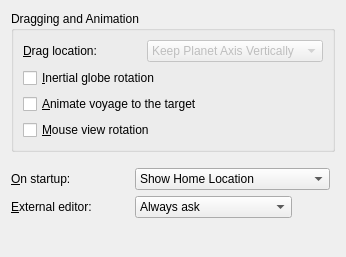
<?xml version="1.0" encoding="UTF-8"?>
<ui version="4.0">
 <class>MarbleNavigationSettingsWidget</class>
 <widget class="QWidget" name="MarbleNavigationSettingsWidget">
  <property name="geometry">
   <rect>
    <x>0</x>
    <y>0</y>
    <width>333</width>
    <height>257</height>
   </rect>
  </property>
  <layout class="QVBoxLayout" name="verticalLayout_2">
   <item>
    <widget class="QGroupBox" name="groupBox">
     <property name="title">
      <string>Dragging and Animation</string>
     </property>
     <layout class="QVBoxLayout" name="verticalLayout">
      <item>
       <layout class="QHBoxLayout" name="horizontalLayout">
        <item>
         <widget class="QLabel" name="label_dragLocation">
          <property name="sizePolicy">
           <sizepolicy hsizetype="Maximum" vsizetype="Preferred">
            <horstretch>0</horstretch>
            <verstretch>0</verstretch>
           </sizepolicy>
          </property>
          <property name="minimumSize">
           <size>
            <width>118</width>
            <height>0</height>
           </size>
          </property>
          <property name="text">
           <string>&amp;Drag location:</string>
          </property>
          <property name="buddy">
           <cstring>kcfg_dragLocation</cstring>
          </property>
         </widget>
        </item>
        <item>
         <widget class="QComboBox" name="kcfg_dragLocation">
          <property name="enabled">
           <bool>false</bool>
          </property>
          <property name="toolTip">
           <string>&lt;html&gt;&lt;head&gt;&lt;meta name=&quot;qrichtext&quot; content=&quot;1&quot; /&gt;&lt;style type=&quot;text/css&quot;&gt;
p, li { white-space: pre-wrap; }
&lt;/style&gt;&lt;/head&gt;&lt;body style=&quot; font-family:'Sans Serif'; font-size:9pt; font-weight:400; font-style:normal;&quot;&gt;
&lt;p style=&quot; margin-top:0px; margin-bottom:0px; margin-left:0px; margin-right:0px; -qt-block-indent:0; text-indent:0px;&quot;&gt;While dragging the mouse there are two standard behaviours when dealing with a virtual globe:&lt;/p&gt;
&lt;p style=&quot; margin-top:0px; margin-bottom:0px; margin-left:0px; margin-right:0px; -qt-block-indent:0; text-indent:0px;&quot;&gt;The location below mouse pointer will follow the cursor exactly: As a result e.g. the north pole will not stay at the top which can lead to confusion. By default Marble makes sure that north is always up which results in a dragging behaviour where the location below the mouse pointer slightly &quot;detaches&quot; from the cursor. &lt;/p&gt;&lt;/body&gt;&lt;/html&gt;</string>
          </property>
          <item>
           <property name="text">
            <string>Keep Planet Axis Vertically</string>
           </property>
          </item>
          <item>
           <property name="text">
            <string>Follow Mouse Pointer</string>
           </property>
          </item>
         </widget>
        </item>
       </layout>
      </item>
      <item>
       <widget class="QCheckBox" name="kcfg_inertialEarthRotation">
        <property name="toolTip">
         <string>Use kinetic spinning when dragging the map</string>
        </property>
        <property name="text">
         <string>&amp;Inertial globe rotation</string>
        </property>
       </widget>
      </item>
      <item>
       <widget class="QCheckBox" name="kcfg_animateTargetVoyage">
        <property name="toolTip">
         <string>&lt;html&gt;&lt;head&gt;&lt;meta name=&quot;qrichtext&quot; content=&quot;1&quot; /&gt;&lt;style type=&quot;text/css&quot;&gt;
p, li { white-space: pre-wrap; }
&lt;/style&gt;&lt;/head&gt;&lt;body style=&quot; font-family:'Sans Serif'; font-size:9pt; font-weight:400; font-style:normal;&quot;&gt;
&lt;p style=&quot; margin-top:0px; margin-bottom:0px; margin-left:0px; margin-right:0px; -qt-block-indent:0; text-indent:0px;&quot;&gt;When searching for a location Marble can either move instantly to the new location or it can show a travel animation from the previous place to the new place.&lt;/p&gt;&lt;/body&gt;&lt;/html&gt;</string>
        </property>
        <property name="text">
         <string>&amp;Animate voyage to the target</string>
        </property>
       </widget>
      </item>
      <item>
       <widget class="QCheckBox" name="kcfg_mouseViewRotation">
        <property name="toolTip">
         <string>Use right mouse button to rotate the camera around</string>
        </property>
        <property name="text">
         <string>&amp;Mouse view rotation</string>
        </property>
       </widget>
      </item>
     </layout>
    </widget>
   </item>
   <item>
    <spacer name="spacer">
     <property name="orientation">
      <enum>Qt::Vertical</enum>
     </property>
     <property name="sizeType">
      <enum>QSizePolicy::Fixed</enum>
     </property>
     <property name="sizeHint" stdset="0">
      <size>
       <width>20</width>
       <height>10</height>
      </size>
     </property>
    </spacer>
   </item>
   <item>
    <layout class="QFormLayout" name="formLayout">
     <property name="fieldGrowthPolicy">
      <enum>QFormLayout::ExpandingFieldsGrow</enum>
     </property>
     <item row="0" column="0">
      <widget class="QLabel" name="label_onStartup">
       <property name="sizePolicy">
        <sizepolicy hsizetype="Maximum" vsizetype="Preferred">
         <horstretch>0</horstretch>
         <verstretch>0</verstretch>
        </sizepolicy>
       </property>
       <property name="minimumSize">
        <size>
         <width>118</width>
         <height>0</height>
        </size>
       </property>
       <property name="text">
        <string>&amp;On startup:</string>
       </property>
       <property name="buddy">
        <cstring>kcfg_onStartup</cstring>
       </property>
      </widget>
     </item>
     <item row="0" column="1">
      <widget class="QComboBox" name="kcfg_onStartup">
       <property name="toolTip">
        <string>&lt;html&gt;&lt;head&gt;&lt;meta name=&quot;qrichtext&quot; content=&quot;1&quot; /&gt;&lt;style type=&quot;text/css&quot;&gt;
p, li { white-space: pre-wrap; }
&lt;/style&gt;&lt;/head&gt;&lt;body style=&quot; font-family:'Sans Serif'; font-size:9pt; font-weight:400; font-style:normal;&quot;&gt;
&lt;p style=&quot; margin-top:0px; margin-bottom:0px; margin-left:0px; margin-right:0px; -qt-block-indent:0; text-indent:0px;&quot;&gt;By default Marble will display the home location immediately after the application has started. As an alternative it can also show the last position that was active when the user left the application. &lt;/p&gt;&lt;/body&gt;&lt;/html&gt;</string>
       </property>
       <item>
        <property name="text">
         <string>Show Home Location</string>
        </property>
       </item>
       <item>
        <property name="text">
         <string>Return to Last Location Visited</string>
        </property>
       </item>
      </widget>
     </item>
     <item row="1" column="0">
      <widget class="QLabel" name="label_externalEditor">
       <property name="sizePolicy">
        <sizepolicy hsizetype="Maximum" vsizetype="Preferred">
         <horstretch>0</horstretch>
         <verstretch>0</verstretch>
        </sizepolicy>
       </property>
       <property name="minimumSize">
        <size>
         <width>118</width>
         <height>0</height>
        </size>
       </property>
       <property name="text">
        <string>&amp;External editor:</string>
       </property>
       <property name="buddy">
        <cstring>kcfg_onStartup</cstring>
       </property>
      </widget>
     </item>
     <item row="1" column="1">
      <widget class="QComboBox" name="kcfg_externalMapEditor">
       <property name="toolTip">
        <string>&lt;p&gt;The application that is launched to edit maps. Potlatch (default) requires a web browser with flash support to be installed. When selecting josm or merkaartor, make sure that the respective application is installed.&lt;/p&gt;</string>
       </property>
       <item>
        <property name="text">
         <string>Always ask</string>
        </property>
       </item>
       <item>
        <property name="text">
         <string>Potlatch (Web browser)</string>
        </property>
       </item>
       <item>
        <property name="text">
         <string>JOSM</string>
        </property>
       </item>
       <item>
        <property name="text">
         <string>Merkaartor</string>
        </property>
       </item>
      </widget>
     </item>
    </layout>
   </item>
   <item>
    <spacer>
     <property name="orientation">
      <enum>Qt::Vertical</enum>
     </property>
     <property name="sizeHint" stdset="0">
      <size>
       <width>20</width>
       <height>20</height>
      </size>
     </property>
    </spacer>
   </item>
  </layout>
 </widget>
 <resources/>
 <connections/>
</ui>
